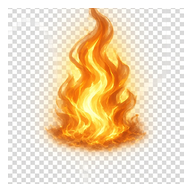
#> input picture assets/fire/flames/large.png, 192 x 192 px, given in place of paper_variants_sheet.png, which was not available
$ python process_art_assets.py
#> lines starting #> are read from the running program, lines starting #| are printed output that depends on the picture; pictures that were not available may be replaced by others from this repository, and a replacement may not be noted
#!/usr/bin/env python3
"""Split BURN art sheets into transparent gameplay sprites. Original generated assets only."""
from __future__ import annotations

import shutil
from pathlib import Path

from PIL import Image, ImageFilter, ImageOps

SRC = Path("/opt/cursor/artifacts/assets")
DST = Path("/workspace/assets")
WORK = Path("/workspace/assets/_src")
WORK.mkdir(parents=True, exist_ok=True)


def copy_sources() -> None:
    for p in SRC.glob("*.png"):
        shutil.copy2(p, WORK / p.name)


def remove_bg(img: Image.Image, mode: str = "dark") -> Image.Image:
    """Make near-background pixels transparent."""
    rgba = img.convert("RGBA")
    px = rgba.load()
    w, h = rgba.size
    for y in range(h):
        for x in range(w):
            r, g, b, a = px[x, y]
            lum = (r + g + b) / 3.0
            if mode == "dark":
                # Dark/charcoal sheet backgrounds
                if lum < 28 and max(r, g, b) < 40:
                    px[x, y] = (r, g, b, 0)
                elif lum < 42 and abs(r - g) < 8 and abs(g - b) < 8:
                    # Soften near-bg gray
                    fade = int(a * ((lum - 28) / 14.0))
                    px[x, y] = (r, g, b, max(0, min(255, fade)))
            elif mode == "mask":
                # Keep bright as white mask alpha
                alpha = int(max(0, min(255, (lum - 40) * 1.4)))
                px[x, y] = (255, 255, 255, alpha)
            elif mode == "light_checker":
                # For sheets that might have light bg — keep content
                if lum > 245 and abs(r - g) < 6 and abs(g - b) < 6:
                    px[x, y] = (r, g, b, 0)
    return rgba


def autocrop(img: Image.Image, pad: int = 8) -> Image.Image:
    if img.mode != "RGBA":
        img = img.convert("RGBA")
    bbox = img.split()[-1].getbbox()
    if not bbox:
        return img
    l, t, r, b = bbox
    l = max(0, l - pad)
    t = max(0, t - pad)
    r = min(img.width, r + pad)
    b = min(img.height, b + pad)
    return img.crop((l, t, r, b))


def fit_square(img: Image.Image, size: int = 256) -> Image.Image:
    img = autocrop(img)
    # Preserve aspect inside square canvas
    canvas = Image.new("RGBA", (size, size), (0, 0, 0, 0))
    img.thumbnail((size - 16, size - 16), Image.Resampling.LANCZOS)
    x = (size - img.width) // 2
    y = (size - img.height) // 2
    canvas.paste(img, (x, y), img)
    return canvas


def split_2x2(path: Path, out_dir: Path, names: list[str], bg_mode: str = "dark", size: int = 256) -> list[Path]:
#> called with bg_mode = 'dark', size = 256
    out_dir.mkdir(parents=True, exist_ok=True)
    img = Image.open(path).convert("RGBA")
#> img is the input picture: PIL image 192x192 RGBA; mean R, G, B, A 199.6, 180.1, 151.8, 214.3
    # Soften checker / vignette edges first
    cleaned = remove_bg(img, bg_mode)
    w, h = cleaned.size
#> w = 192; h = 192
    mid_x, mid_y = w // 2, h // 2
#> mid_x = 96; mid_y = 96
    # Small inset to avoid grid lines
    inset = max(4, min(w, h) // 80)
#> inset = 4
    quads = [
        (inset, inset, mid_x - inset, mid_y - inset),
        (mid_x + inset, inset, w - inset, mid_y - inset),
        (inset, mid_y + inset, mid_x - inset, h - inset),
        (mid_x + inset, mid_y + inset, w - inset, h - inset),
    ]
    written = []
    for name, box in zip(names, quads):
        cell = cleaned.crop(box)
        cell = remove_bg(cell, bg_mode)
        cell = fit_square(cell, size)
        out = out_dir / f"{name}.png"
        cell.save(out, "PNG")
        written.append(out)
        print(f"  wrote {out} ({cell.size})")
#> this loop made 4 passes
#> after the loop, written = 4 items
    return written


def save_env(path: Path, out: Path, size=(720, 1280)) -> None:
    img = Image.open(path).convert("RGB")
    # Cover crop to portrait
    tw, th = size
    scale = max(tw / img.width, th / img.height)
    nw, nh = int(img.width * scale), int(img.height * scale)
    img = img.resize((nw, nh), Image.Resampling.LANCZOS)
    left = (nw - tw) // 2
    top = (nh - th) // 2
    img = img.crop((left, top, left + tw, top + th))
    out.parent.mkdir(parents=True, exist_ok=True)
    img.save(out, "PNG")
    print(f"  env {out}")


def save_brand(path: Path, out: Path, size=256) -> None:
    img = remove_bg(Image.open(path), "dark")
    img = fit_square(img, size)
    out.parent.mkdir(parents=True, exist_ok=True)
    img.save(out, "PNG")
    print(f"  brand {out}")


def main() -> None:
    copy_sources()
    print("Splitting materials…")
    split_2x2(
        WORK / "paper_variants_sheet.png",
        DST / "materials/paper",
        ["sheet", "folded", "stack", "torn"],
    )
    split_2x2(
        WORK / "wood_variants_sheet.png",
        DST / "materials/wood",
        ["plank", "log", "branch", "crate"],
    )
#> call 2 of split_2x2, with bg_mode = 'dark', size = 256
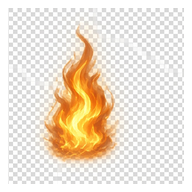
#> input picture assets/fire/flames/medium.png, 192 x 192 px, given in place of wood_variants_sheet.png, which was not available
#> in split_2x2, img is the input picture: PIL image 192x192 RGBA; mean R, G, B, A 197.7, 185.8, 170.9, 214.3
#> the loop in split_2x2 (call 2), `for name, box in zip(names, quads):` made 4 passes
#> (name, box) on passes 1 to 4: ('plank', (4, 4, 92, 92)), ('log', (100, 4, 188, 92)), ('branch', (4, 100, 92, 188)), ('crate', (100, 100, 188, 188))
#|   wrote /workspace/assets/materials/wood/plank.png ((256, 256))
#|   wrote /workspace/assets/materials/wood/log.png ((256, 256))
#|   wrote /workspace/assets/materials/wood/branch.png ((256, 256))
#|   wrote /workspace/assets/materials/wood/crate.png ((256, 256))
#> pass 1, in split_2x2 (call 2), `cell = cleaned.crop(box)`:
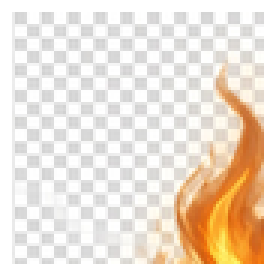
#> cell: PIL image 88x88 RGBA (shown 3 times larger); mean R, G, B, A 213.7, 200.8, 187.2, 232.3; transparent parts drawn white
#> pass 1, in split_2x2 (call 2), `cell = fit_square(cell, size)`:
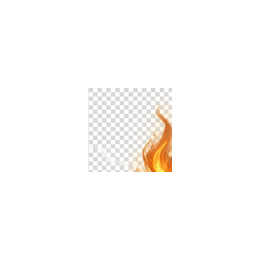
#> cell: PIL image 256x256 RGBA; mean R, G, B, A 25.3, 23.7, 22.1, 27.5; transparent parts drawn white
#> pass 2, in split_2x2 (call 2), `cell = cleaned.crop(box)`:
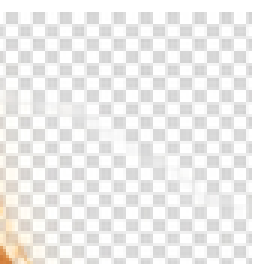
#> cell: PIL image 88x88 RGBA (shown 3 times larger); mean R, G, B, A 214.6, 213.8, 212.6, 232.3; transparent parts drawn white
#> after the loop in split_2x2 (call 2), `for name, box in zip(names, quads):`:
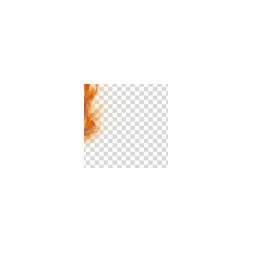
#> cell: PIL image 256x256 RGBA; mean R, G, B, A 25.2, 24.3, 23.4, 27.5; transparent parts drawn white
    split_2x2(
        WORK / "grass_variants_sheet.png",
        DST / "materials/grass",
        ["clump", "patch", "tuft", "blades"],
    )
#> the loop in split_2x2 (call 3), `for name, box in zip(names, quads):` made 4 passes
#|   wrote /workspace/assets/materials/grass/clump.png ((256, 256))
#|   wrote /workspace/assets/materials/grass/patch.png ((256, 256))
#|   wrote /workspace/assets/materials/grass/tuft.png ((256, 256))
#|   wrote /workspace/assets/materials/grass/blades.png ((256, 256))
#> pass 3, in split_2x2 (call 3), `cell = cleaned.crop(box)`:
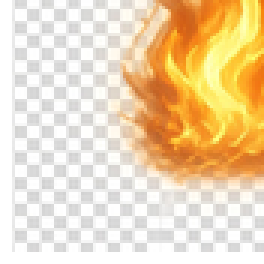
#> cell: PIL image 88x88 RGBA (shown 3 times larger); mean R, G, B, A 216.1, 193.1, 158.2, 232.3; transparent parts drawn white
#> pass 3, in split_2x2 (call 3), `cell = fit_square(cell, size)`:
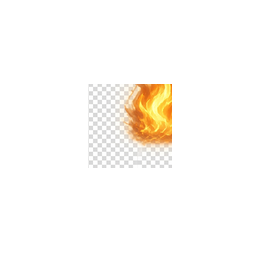
#> cell: PIL image 256x256 RGBA; mean R, G, B, A 25.5, 22.8, 18.7, 27.5; transparent parts drawn white
    split_2x2(
        WORK / "fabric_variants_sheet.png",
        DST / "materials/fabric",
        ["strip", "folded", "hanging", "bundle"],
    )
    split_2x2(
        WORK / "oil_variants_sheet.png",
        DST / "materials/oil",
        ["puddle", "trail", "droplet", "spill"],
    )
    split_2x2(
        WORK / "plastic_variants_sheet.png",
        DST / "materials/plastic",
        ["bottle", "container", "sheet", "block"],
    )
    split_2x2(
        WORK / "metal_variants_sheet.png",
        DST / "materials/metal",
        ["can", "plate", "sheet", "beam"],
    )
    split_2x2(
        WORK / "glass_variants_sheet.png",
        DST / "materials/glass",
        ["bottle", "panel", "shard", "jar"],
    )

    print("Splitting fire…")
    split_2x2(
        WORK / "flame_variants_sheet.png",
        DST / "fire/flames",
        ["small", "medium", "large", "side"],
        bg_mode="dark",
        size=192,
    )
    split_2x2(
        WORK / "ember_smoke_burst_sheet.png",
        DST / "fire/embers",
        ["embers", "smoke_soft", "smoke_thick", "burst"],
        bg_mode="dark",
        size=192,
    )
    # Copy named aliases into smoke/bursts
    (DST / "fire/smoke").mkdir(parents=True, exist_ok=True)
    (DST / "fire/bursts").mkdir(parents=True, exist_ok=True)
    shutil.copy2(DST / "fire/embers/smoke_soft.png", DST / "fire/smoke/soft.png")
    shutil.copy2(DST / "fire/embers/smoke_thick.png", DST / "fire/smoke/thick.png")
    shutil.copy2(DST / "fire/embers/burst.png", DST / "fire/bursts/fireball.png")
    shutil.copy2(DST / "fire/embers/embers.png", DST / "fire/embers/cluster.png")

    print("Burn masks…")
    split_2x2(
        WORK / "burn_masks_sheet.png",
        DST / "fire/burn_masks",
        ["hole_irregular", "crack", "multihole", "edge_eat"],
        bg_mode="mask",
        size=256,
    )

    print("Environments…")
    save_env(WORK / "env_workshop.png", DST / "environments/workshop/backdrop.png")
    save_env(WORK / "env_forest.png", DST / "environments/forest/backdrop.png")
    save_env(WORK / "env_warehouse.png", DST / "environments/warehouse/backdrop.png")

    print("UI…")
    save_brand(WORK / "ui_brand_flame.png", DST / "ui/branding/flame_mark.png", 256)
    # Keep button sheet as reference art; UI remains code-drawn for crisp text
    shutil.copy2(WORK / "ui_buttons_sheet.png", DST / "ui/buttons/reference_sheet.png")

    print("DONE")


if __name__ == "__main__":
#> (the run stopped early here; a loop or call above may not have finished)
